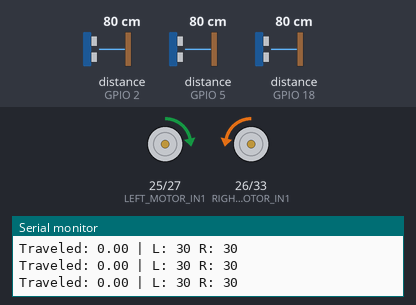
This sketch was run on a simulated ESP32. Parts: motor-driver pin pairs drawn as motors (green arrow = first pin HIGH = forward, orange = second pin HIGH = backward, longer = more drive), the last lines printed to the serial monitor. Wiring (inferred from the names in the program): 3 × ultrasonic range finder: trigger GPIO 4, echo GPIO 2 / trigger GPIO 16, echo GPIO 5 / trigger GPIO 23, echo GPIO 18. The test bench sets the inputs (shaded band); at power-on: distance to the obstacle (sensors on GPIO 5, GPIO 2, GPIO 18) 80 cm. The echo pulse lasts 58.3 µs per cm.

Above: at 2.2 s.
2.3 s: distance to the obstacle (sensor on GPIO 5) set to 2 cm
At 3.7 s:
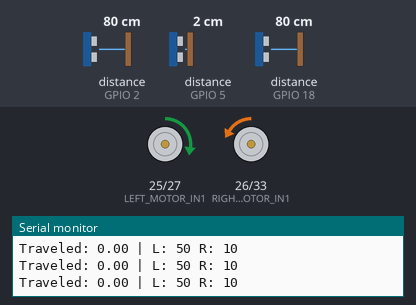
4.0 s: distance to the obstacle (sensor on GPIO 5) set to 120 cm
At 5.61 s:
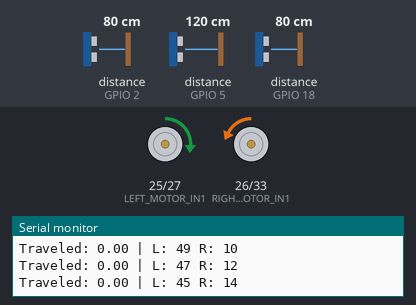
Timing chart, 0 to 8.3 s (numbered marks = the images above; inputs shaded):
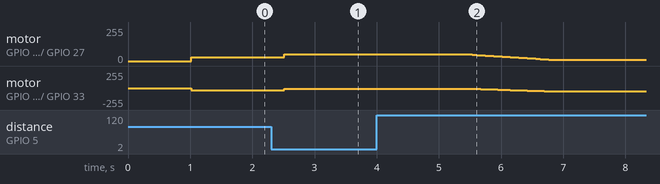

The sketch:

equlibrize_idk.ino
```cpp
#include <Arduino.h>

// --- Ultrasonic Pins ---
#define TRIG_F 4
#define ECHO_F 2
#define TRIG_L 16
#define ECHO_L 5
#define TRIG_R 23
#define ECHO_R 18
const float soundSpeed = 0.0343; // cm/us

// --- Motor Pins ---
#define LEFT_MOTOR_IN1 25
#define LEFT_MOTOR_IN2 27
#define RIGHT_MOTOR_IN1 26
#define RIGHT_MOTOR_IN2 33

// --- Motor Control ---
void leftMotorForward(int power) {
  analogWrite(LEFT_MOTOR_IN1, power);
  analogWrite(LEFT_MOTOR_IN2, 0);
}

void rightMotorForward(int power) {
  analogWrite(RIGHT_MOTOR_IN1, 0);
  analogWrite(RIGHT_MOTOR_IN2, power);
}

void stopMotors() {
  analogWrite(LEFT_MOTOR_IN1, 0);
  analogWrite(LEFT_MOTOR_IN2, 0);
  analogWrite(RIGHT_MOTOR_IN1, 0);
  analogWrite(RIGHT_MOTOR_IN2, 0);
}

// --- Ultrasonic Function ---
float getDistance(int trigPin, int echoPin) {
  digitalWrite(trigPin, LOW);
  delayMicroseconds(2);
  digitalWrite(trigPin, HIGH);
  delayMicroseconds(10);
  digitalWrite(trigPin, LOW);

  long duration = pulseIn(echoPin, HIGH, 30000);
  if (duration == 0) return -1; // Sensor timeout
  return (duration * soundSpeed) / 2.0;
}

// --- Move Forward with PID and Spike Protection ---
void moveForwardDistance(float targetDistanceCM, int baseLeft, int baseRight) {
  float startDist = getDistance(TRIG_F, ECHO_F);
  if (startDist < 0) {
    Serial.println("❌ Front ultrasonic error at start!");
    return;
  }

  Serial.print("Start distance: "); Serial.println(startDist);

  float prevError = 0;
  float integral = 0;
  float lastCorrection = 0;

  // PID constants
  float Kp = 1.0;
  float Ki = 0.05;
  float Kd = 0.2;
  float maxCorrection = 20;

  // Spike protection
  float maxErrorJump = 15; // ignore spikes bigger than this
  int freezeCycles = 3;     // cycles to freeze after spike
  int freezeCounter = 0;

  while (true) {
    float currDist = getDistance(TRIG_F, ECHO_F);
    if (currDist < 0) continue;

    float traveled = startDist - currDist;
    if (traveled >= targetDistanceCM) break;

    float leftDist = getDistance(TRIG_L, ECHO_L);
    float rightDist = getDistance(TRIG_R, ECHO_R);
    if (leftDist < 0 || rightDist < 0) continue;

    float error = leftDist - rightDist;

    // Spike detection
    if (abs(error - prevError) > maxErrorJump) {
      freezeCounter = freezeCycles;
    }

    float correction;
    if (freezeCounter > 0) {
      // keep previous correction
      correction = lastCorrection;
      freezeCounter--;
    } else {
      // normal PID
      integral += error;
      float derivative = error - prevError;
      correction = Kp * error + Ki * integral + Kd * derivative;
      correction = constrain(correction, -maxCorrection, maxCorrection);
      lastCorrection = correction;
    }

    prevError = error;

    int adjLeft = constrain(baseLeft - correction, 0, 255);
    int adjRight = constrain(baseRight + correction, 0, 255);

    leftMotorForward(adjLeft);
    rightMotorForward(adjRight);

    Serial.print("Traveled: "); Serial.print(traveled);
    Serial.print(" | L: "); Serial.print(adjLeft);
    Serial.print(" R: "); Serial.println(adjRight);

    delay(50);
  }

  stopMotors();
  Serial.println("✅ Target reached!");
}

void setup() {
  Serial.begin(115200);

  pinMode(TRIG_F, OUTPUT); pinMode(ECHO_F, INPUT);
  pinMode(TRIG_L, OUTPUT); pinMode(ECHO_L, INPUT);
  pinMode(TRIG_R, OUTPUT); pinMode(ECHO_R, INPUT);

  pinMode(LEFT_MOTOR_IN1, OUTPUT); pinMode(LEFT_MOTOR_IN2, OUTPUT);
  pinMode(RIGHT_MOTOR_IN1, OUTPUT); pinMode(RIGHT_MOTOR_IN2, OUTPUT);

  Serial.println("✅ System ready!");
  delay(1000);
}

void loop() {
  moveForwardDistance(300, 30, 30); // Move 300cm, base speed 30 each
  delay(3000);
}
```

Measured:
- after the input at 2.3 s, motor on GPIO 25 (LEFT_MOTOR_IN1) / GPIO 27 (LEFT_MOTOR_IN2): forward 30/255 → forward 50/255 after 0.21 s; motor on GPIO 26 (RIGHT_MOTOR_IN1) / GPIO 33 (RIGHT_MOTOR_IN2): backward 30/255 → backward 10/255 after 0.21 s
- after the input at 4.0 s, motor on GPIO 25 (LEFT_MOTOR_IN1) / GPIO 27 (LEFT_MOTOR_IN2): moves from forward 50/255 to forward 10/255 over 1.4 s, starting after 1.5 s; motor on GPIO 26 (RIGHT_MOTOR_IN1) / GPIO 33 (RIGHT_MOTOR_IN2): moves from backward 10/255 to backward 50/255 over 1.3 s, starting after 1.5 s
